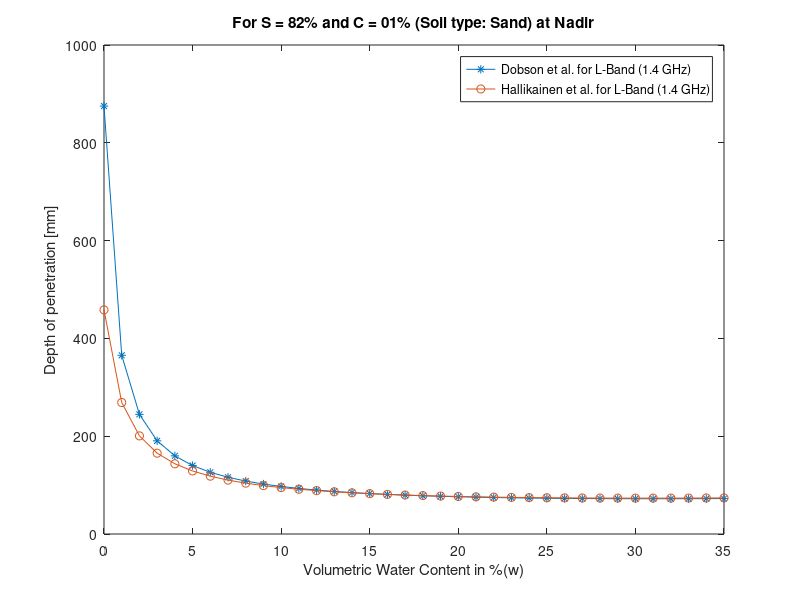

Write MATLAB code to recreate this figure.
%% L-C band dobson et. al. & hallikainen et. al
%figure 2
%%
clc
clear all
close all
%% Dobson et. al.
c=3*10^8;
w=0:0.01:.35;
S=82;
C=1;
theta=00;
e_real= 2.37+(-5.24+0.55*S+0.15*C).*w+(146.04-0.74*S-0.85*C)*w.^2;
e_img= 0.06+(6.69+0.0367*S-0.0620*C).*w+(16.17-0.30*S+0.27*C)*w.^2;
lambda=((3*10^8)/(1.4*10^9))*1000;   % 1.4 GHz lambda in mm Dobson
for i=1:36
delta_p(i)=(lambda*sqrt(e_real(i)))/(2*pi*e_img(i));
end
delta_p=abs(delta_p);
figure
d_depth=delta_p*cosd(theta);
plot(w*100,d_depth,'-*')
xlabel('Volumetric Water Content (%)')
ylabel('Depth of penetration [mm]')
%text(15,500,'Dobson et. al. used \epsilon=a_0+(a_1+b_1S+c_1C)*w+(a_2+b_2S+c_2C)*w^2+(a_3+b_3S+c_3C)*w^3')
%text(15,400,'Hallikainen et. al. used \epsilon=(a_0+a_1S+a_2C)+(b_0+b_1S+b_2C)*w+(c_1+c_2S+c_3C)*w^2')
%% hallikainen et. al 
hold on 
lambda=((3*10^8)/(1.4*10^9))*1000;   % approx. 1.4 GHz (lambda in m)
e_real= (2.862-0.012*S+0.001*C)+(3.803+0.462*S-0.341*C).*w+(119.006-0.50*S-0.633*C)*w.^2;
e_img= (0.356-0.003*S-0.008*C)+(5.507+0.044*S-0.002*C).*w+(17.753-0.313*S+0.206*C)*w.^2;
%e_img=e_img+.079;
for i=1:36
delta_p(i)=(lambda*sqrt(e_real(i)))/(2*pi*e_img(i));
end
delta_p=abs(delta_p);
j=sqrt(-1);
e=abs(e_real+j*e_img);
h_depth=delta_p*cosd(theta);
plot(w*100,h_depth,'-o')
xlabel('Volumetric Water Content in %(w)')
ylabel('Depth of penetration [mm]')
title('For S = 82% and C = 01% (Soil type: Sand) at Nadir')
legend('Dobson et al. for L-Band (1.4 GHz)','Hallikainen et al. for L-Band (1.4 GHz)' )